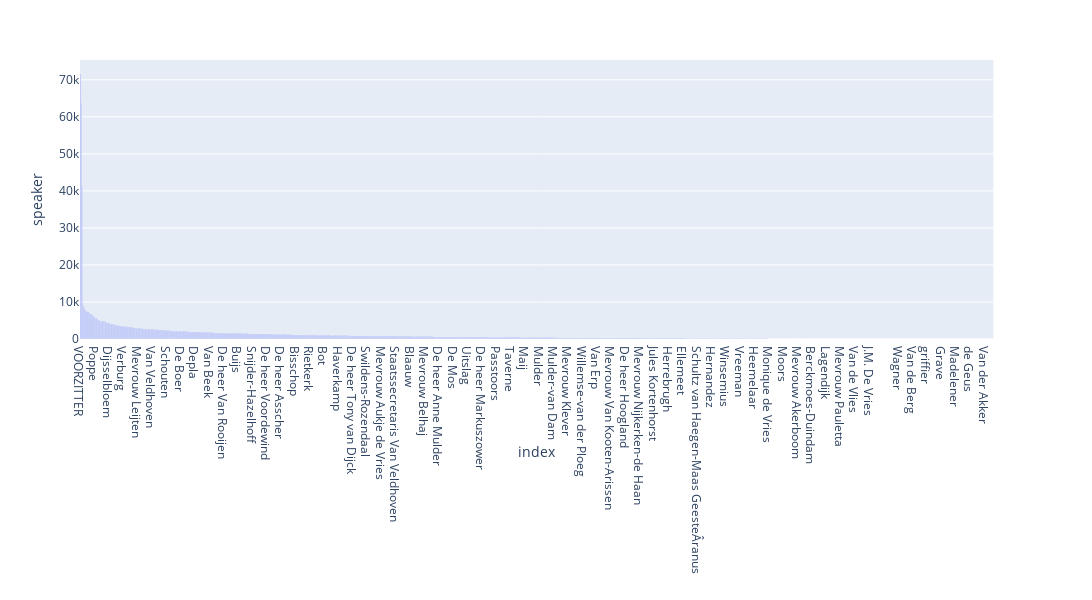

Notebook code cell kept with this figure:
### Code cell
fig = px.bar(sprekers, x= "index", y = "speaker", width = 2000)
fig

### Figure 1 — Plotly figure (JSON) as saved in the notebook; plotly's stock layout.template omitted (floating-point values rounded to 4 significant figures; data arrays with more than 128 entries replaced by an {"elided": "..."} marker saying what was removed)
{"data": [{"alignmentgroup": "True", "hoverlabel": {"namelength": 0}, "hovertemplate": "index=%{x}<br>speaker=%{y}", "legendgroup": "", "marker": {"color": "#636efa"}, "name": "", "offsetgroup": "", "orientation": "v", "showlegend": false, "textposition": "auto", "type": "bar", "x": {"elided": "1209 str values"}, "xaxis": "x", "y": {"elided": "1209 int values"}, "yaxis": "y"}], "layout": {"barmode": "relative", "height": 600, "legend": {"tracegroupgap": 0}, "margin": {"t": 60}, "width": 2000, "xaxis": {"anchor": "y", "domain": [0, 0.98], "title": {"text": "index"}}, "yaxis": {"anchor": "x", "domain": [0, 1], "title": {"text": "speaker"}}}}
